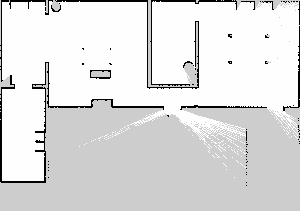
#> input picture map_image.png, 300 x 211 px, found by its file name
$ python map_generator.py
#> lines starting #> are read from the running program, lines starting #| are printed output that depends on the picture
import cv2
import numpy as np
import math

path = "/home/saad/Desktop/"
map_image = cv2.imread(path + "map_image.png")
#> map_image is the input picture: shape (211, 300, 3); min 0, max 254, mean 222.8

# Resize the image while maintaining aspect ratio
width = 700
height = int(map_image.shape[0] * width / map_image.shape[1])
#> height = 492
map_image = cv2.resize(map_image, (width, height))
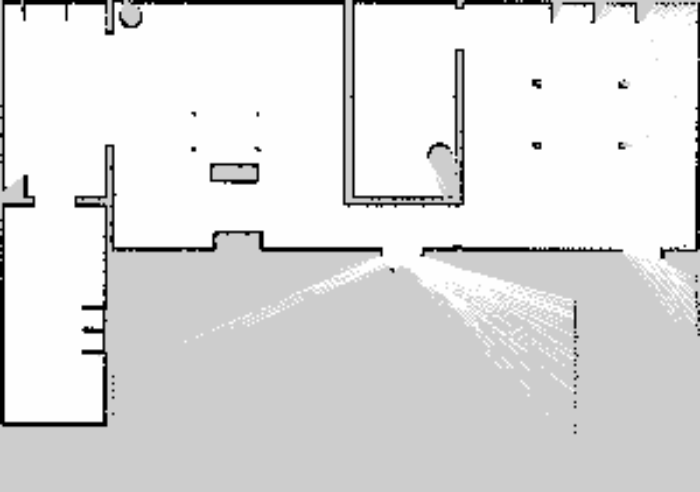
#> map_image: shape (492, 700, 3); min 0, max 254, mean 222.7
lidar_range = 400 #px


# [49 lines left out: functions bresenham_ray_cast, get_lidar_points, draw_circle, not called in this run]


cv2.namedWindow('Image')
cv2.setMouseCallback('Image', draw_circle)

# Display the image
cv2.imshow('Image', map_image)

# Wait for a key press and close the window
cv2.waitKey(0)
cv2.destroyAllWindows()
